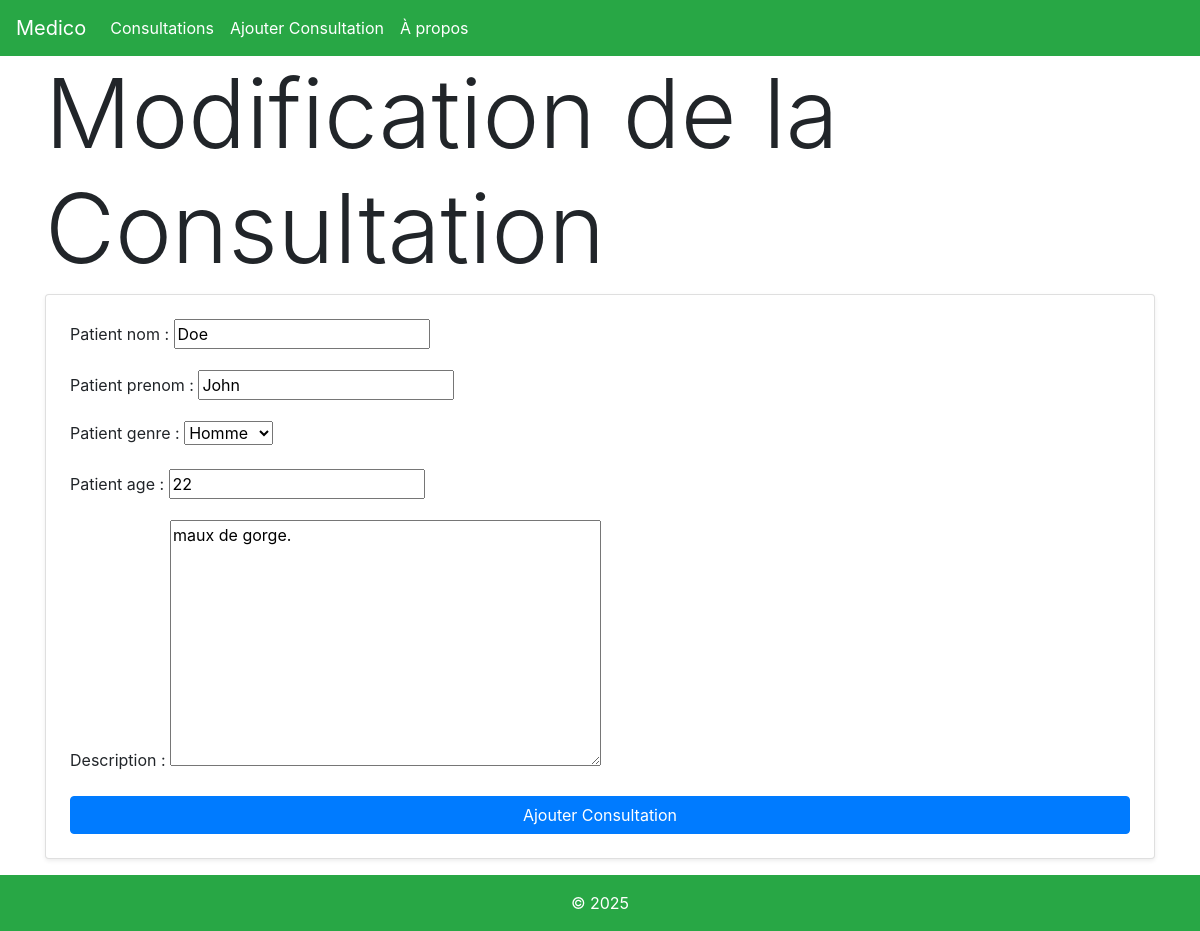
/changer_consultation/10/, run on the app's committed database.
### medico/models.py (models this page shows)
class Consultation(models.Model):
    GENRE_CHOIX = [('F', "Femme"), ('H', "Homme")]
    patient_nom = models.CharField(max_length=40, null=False)
    patient_prenom = models.CharField(max_length=30, null=False)
    patient_genre = models.CharField(max_length=1, null=False, choices=GENRE_CHOIX)
    patient_age = models.IntegerField(null=False)
    description = models.TextField(null=False)
    date_consultation = models.DateField(null=False)

### medico/views.py (the view)
# urls.py: path('changer_consultation/<int:consultationID>/',views.editConsultation, name='editConsultation' ),
def editConsultation(request,consultationID):
    consultation = get_object_or_404(Consultation,pk=consultationID)
    if request.method =="POST":
        form = ConsultationForm(request.POST,instance=consultation)
        id=check_save(form,request)
        return redirect("consultationDetail",consultationID=id)
    else:
        form=ConsultationForm(instance=consultation)
    return render(
        request,"medico/consultationModif.html",{"form": form, "button_label": "modifier"},
    )

### medico/forms.py
class ConsultationForm(forms.ModelForm):
    class Meta:
        model = Consultation
        fields = ['patient_nom', 'patient_prenom', 'patient_genre', 'patient_age', 'description']
    def __init__(self, *args, **kwargs):
        super().__init__(*args, **kwargs)
        self.instance.date_consultation = date.today()

### medico/templates/medico/consultationModif.html (shortened to what this page needs)
{% extends 'medico/main.html'%}
{% load django_bootstrap5 %}
{% block content %}
<!DOCTYPE html>
<html lang="en">
<head>
    <link rel="stylesheet" href="https://stackpath.bootstrapcdn.com/bootstrap/4.5.2/css/bootstrap.min.css">
</head>
<body>
    <h1 class="display-1">Modification de la Consultation {{ consultation.pk }} </h1>
     <form method="post" class="card p-4 shadow-sm">
        {{ form.as_p }}
        <button type="submit" class="btn btn-primary">Ajouter Consultation</button>
    </form>
</body>
</html>
{% endblock %}

### data on the page
Consultation: patient_nom "Doe", patient_prenom "John", patient_genre "Homme", patient_age "22", description "maux de gorge."
